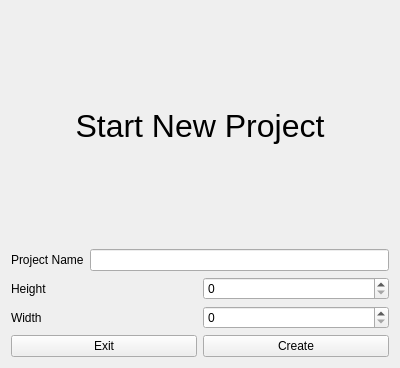
<?xml version="1.0" encoding="UTF-8"?>
<ui version="4.0">
 <class>ProjectWizard</class>
 <widget class="QWidget" name="ProjectWizard">
  <property name="geometry">
   <rect>
    <x>0</x>
    <y>0</y>
    <width>400</width>
    <height>368</height>
   </rect>
  </property>
  <property name="windowTitle">
   <string>Form</string>
  </property>
  <layout class="QVBoxLayout" name="verticalLayout">
   <item>
    <widget class="QLabel" name="titleLabel">
     <property name="text">
      <string>&lt;html&gt;&lt;head/&gt;&lt;body&gt;&lt;p align=&quot;center&quot;&gt;&lt;span style=&quot; font-size:24pt;&quot;&gt;Start New Project&lt;/span&gt;&lt;/p&gt;&lt;/body&gt;&lt;/html&gt;</string>
     </property>
    </widget>
   </item>
   <item>
    <layout class="QHBoxLayout" name="horizontalLayout">
     <item>
      <widget class="QLabel" name="nameLabel">
       <property name="text">
        <string>Project Name</string>
       </property>
      </widget>
     </item>
     <item>
      <widget class="QLineEdit" name="nameEdit"/>
     </item>
    </layout>
   </item>
   <item>
    <layout class="QHBoxLayout" name="horizontalLayout_3">
     <item>
      <widget class="QLabel" name="heightLabel">
       <property name="text">
        <string>Height</string>
       </property>
      </widget>
     </item>
     <item>
      <widget class="QSpinBox" name="heightBox"/>
     </item>
    </layout>
   </item>
   <item>
    <layout class="QHBoxLayout" name="horizontalLayout_2">
     <item>
      <widget class="QLabel" name="widthLabel">
       <property name="text">
        <string>Width</string>
       </property>
      </widget>
     </item>
     <item>
      <widget class="QSpinBox" name="widthBox"/>
     </item>
    </layout>
   </item>
   <item>
    <layout class="QHBoxLayout" name="horizontalLayout_4">
     <item>
      <widget class="QPushButton" name="exitButton">
       <property name="text">
        <string>Exit</string>
       </property>
      </widget>
     </item>
     <item>
      <widget class="QPushButton" name="createButton">
       <property name="text">
        <string>Create</string>
       </property>
      </widget>
     </item>
    </layout>
   </item>
  </layout>
 </widget>
 <resources/>
 <connections/>
</ui>
